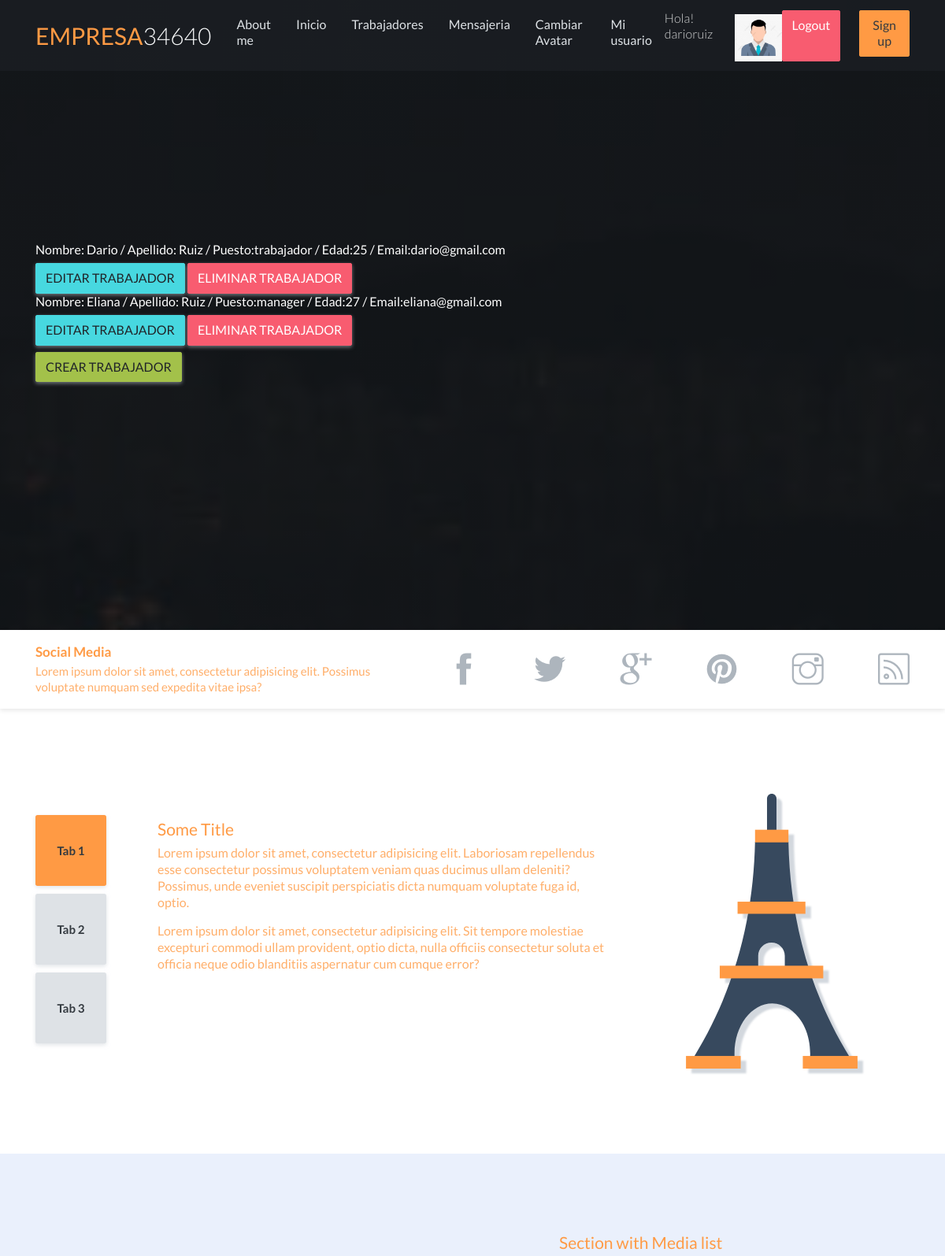
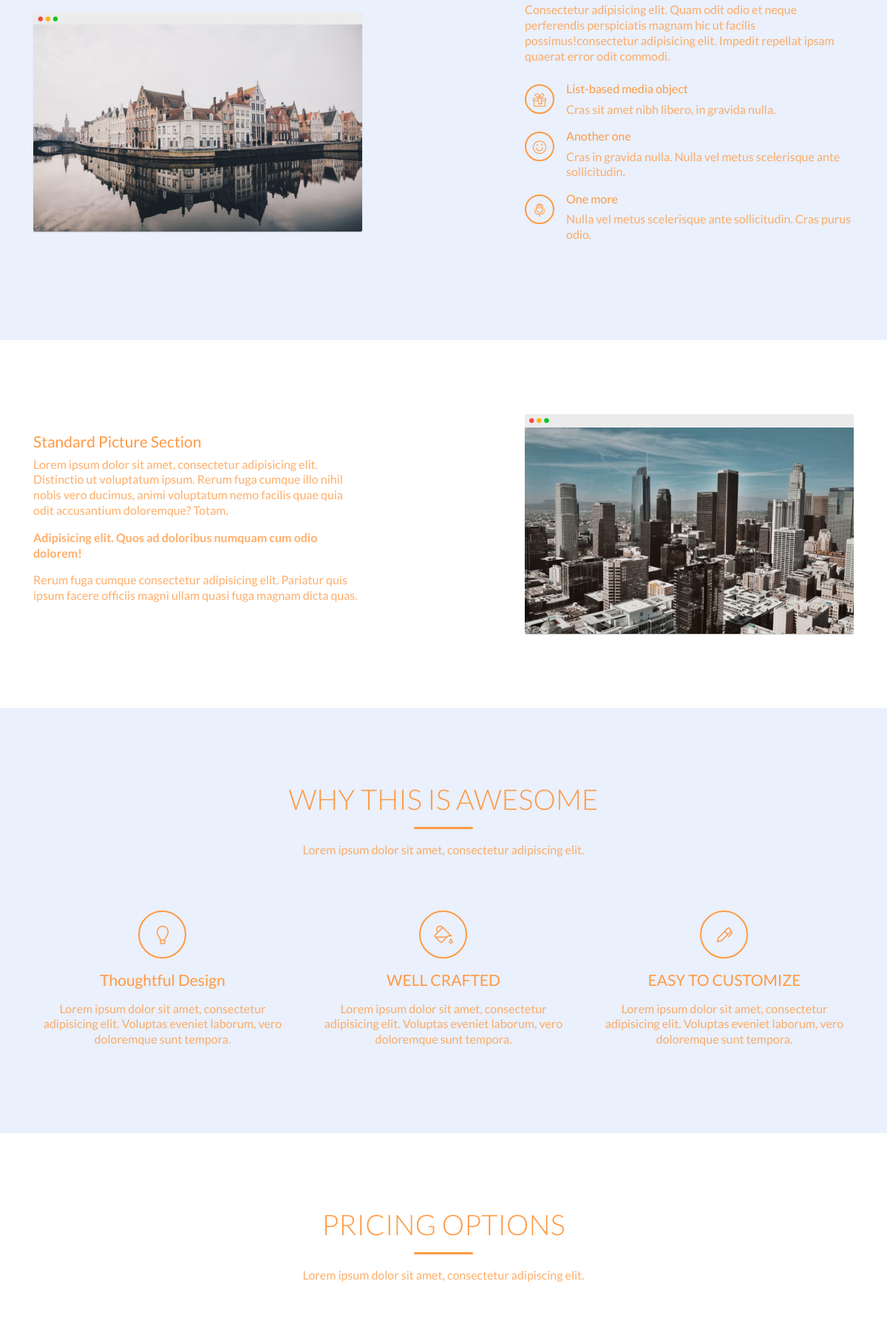
The app's page /ApkFinal1/VerTrabajadores (signed in, upper part) with its own data (2 pictures, top to bottom).
### ApkFinal1/models.py (models this page shows)
class Trabajador(models.Model):
    nombre = models.CharField(max_length=50)
    apellido = models.CharField(max_length=50)
    puesto = models.CharField(max_length=50)
    edad = models.IntegerField()
    email = models.EmailField()
    def __str__(self):
        return f"Nombre: {self.nombre} / Apellido: {self.apellido} / Puesto:{self.puesto} / Edad:{self.edad} / Email:{self.email}"

### ApkFinal1/views.py (the view)
# urls.py: path("VerTrabajadores", views.VistaTrabajadores, name = "Viewtrabajadores"),
@login_required
def VistaTrabajadores(request):
    trabajadores = Trabajador.objects.all()
    return render(request, "AppCoder/Viewtrabajadores.html",{"trabajadores": trabajadores, "imagen":ObtenerImagen(request)})

### ApkFinal1/views.py (called while the page is built)
def ObtenerImagen(request):
    lista = Avatar.objects.filter(user = request.user)
    if len(lista) !=0:
        imagen = lista[0].imagen.url
    else:
         imagen = "/media/avatares/avatarpredeterminado.png"
    return imagen

### ApkFinal1/Templates/AppCoder/Viewtrabajadores.html (shortened to what this page needs)
{% extends 'AppCoder/padre.html' %}
{% load  static %}
{% block contenido_que_cambia %}
{% for trabajo in trabajadores %}
<h6>{{trabajo}}</h6>
  {% if user.is_authenticated %}
  <a class="btn btn-info" href="{% url "Trabajadoredit" trabajo.id %}">EDITAR TRABAJADOR</a>
  <a class="btn btn-danger" href= "{% url "TrabajadorDelete" trabajo.id %}"> ELIMINAR TRABAJADOR</a>
  {% endif %}
{% endfor %}
{% if user.is_authenticated %}
<a class="btn btn-success" href= "{% url "Trabajador" %}"> CREAR TRABAJADOR</a>
{% endif %}
<h4 class="header-title"><strong class="text-primary">{{ mensaje2 }}</h4>
{% endblock  %}

### ApkFinal1/Templates/AppCoder/padre.html (shortened to what this page needs)
<!DOCTYPE html>
<html lang="en">
<head>
    {% load static %}
    <link rel="stylesheet" href="assets/vendors/themify-icons/css/themify-icons.css">
	<link href = "{% static "AppCoder/css/styles.css" %}"  rel="stylesheet"  >
</head>
<body data-spy="scroll" data-target=".navbar" data-offset="40" id="home">
    <nav id="scrollspy" class="navbar page-navbar navbar-dark navbar-expand-md fixed-top" data-spy="affix" data-offset-top="20">
        <div class="container">
            <a class="navbar-brand" href="{% url 'Inicio' %}"><strong class="text-primary">EMPRESA</strong><span class="text-light">34640</span></a>
            <div class="collapse navbar-collapse" id="navbarSupportedContent">
                <ul class="navbar-nav ml-auto">
                    <li class="nav-item">
                        <a class="nav-link" href= "{% url "AcercaDeMi" %}">About me</a>
                    </li>
                    <li class="nav-item">
                        <a class="nav-link" href= "{% url "Inicio" %}" >Inicio</a>
                    </li>
                    <li class="nav-item">
                        <a class="nav-link" href= "{% url "Viewtrabajadores" %}" >Trabajadores</a>
                    </li>
                    <li class="nav-item">
                        <a class="nav-link" href= "{% url "Mensajeria" %}" >Mensajeria</a>
                    </li>
                    <li class="nav-item">
                        {% if user.is_authenticated %}
                        <li class="nav-item">
                            <a class="nav-link" href= "{% url "Avataredit" %}" >Cambiar Avatar</a>
                        </li>
                        <li class="nav-item">
                            <a class="nav-link" href= "{% url "Usuarios" %}" >Mi usuario</a>
                        </li>
                            <p style = "color:white;"> Hola! {{ user.username }} </p>
                            <img src= "{{ imagen }}" class= "img"alt="">
                            <a class="btn btn-danger" href= "{% url "Logout" %}" > Logout</a>
                        {% else %}
                            <a class="btn btn-success" href= "{% url "Login" %}" >Login</a>
                            {% endif %}
                    </li>
                    <li class="nav-item">
                        <a class="nav-link btn btn-primary text-dark shadow-none ml-md-4" href="{% url 'Registro' %}">Sign up</a>
                    </li>
                </ul>
            </div>
        </div>
    </nav>
    <header class="header d-flex justify-content-center">
        <div class="container">
            <div class="row h-100 align-items-center">
                <div class="col-md-7">
                    <div class="header-content">
                        {% block contenido_que_cambia %}
                        {%endblock%}
                    </div>
                </div>
            </div>
        </div>
    </header>
    <div class="social-wrapper" id="features">
        <div class="container">
            <div class="social-txt">
                <h6 class="title">Social Media</h6>
                <p class="subtitle">Lorem ipsum dolor sit amet, consectetur adipisicing elit. Possimus voluptate numquam sed expedita vitae ipsa?</p>
            </div>
            <div class="social-links">
                <a href="javascript:void(0)" class="link"><i class="ti-facebook"></i></a>
                <a href="javascript:void(0)" class="link"><i class="ti-twitter-alt"></i></a>
                <a href="javascript:void(0)" class="link"><i class="ti-google"></i></a>
                <a href="javascript:void(0)" class="link"><i class="ti-pinterest-alt"></i></a>
                <a href="javascript:void(0)" class="link"><i class="ti-instagram"></i></a>
                <a href="javascript:void(0)" class="link"><i class="ti-rss"></i></a>
            </div>
        </div>
    </div>
    <section class="section">
        <div class="container">
            <div class="row justify-content-around">
                <div class="col-lg-8">
                    <div class="tabs-container">
                        <ul class="nav tab-nav" id="pills-tab">
                            <li class="item">
                                <a class="link active" id="pills-home-tab" data-toggle="pill" href="{% url 'Noencontrada' %}" aria-selected="true">Tab 1</a>
                            </li>
                            <li class="item">
                                <a class="link" id="pills-profile-tab" data-toggle="pill" href="{% url 'Noencontrada' %}"aria-selected="false">Tab 2</a>
                            </li>
                            <li class="item">
                                <a class="link" id="pills-contact-tab" data-toggle="pill" href="{% url 'Noencontrada' %}"aria-selected="false">Tab 3</a>
                            </li>
                        </ul>
                        <div class="tab-content">
                            <div class="tab-pane fade show active" id="pills-home">
                                <h4 class="title">Some Title</h4>
                                <p>Lorem ipsum dolor sit amet, consectetur adipisicing elit. Laboriosam repellendus esse consectetur possimus voluptatem veniam quas ducimus ullam deleniti? Possimus, unde eveniet suscipit perspiciatis dicta numquam voluptate fuga id, optio.</p>
                                <p>Lorem ipsum dolor sit amet, consectetur adipisicing elit. Sit tempore molestiae excepturi commodi ullam provident, optio dicta, nulla officiis consectetur soluta et officia neque odio blanditiis aspernatur cum cumque error?</p>
                            </div>
                        </div>
                    </div>
                </div>
                <div class="col-lg-4 d-none d-lg-block align-self-center">
                    <img src="assets/imgs/eiffel-tower.svg" alt="" class="w-100 tower">
                </div>
            </div>
        </div>
    </section>
    <section class="section">
        <div class="container">
            <div class="row justify-content-between">
                <div class="col-md-5 align-self-center mb-4 mb-md-0">
                    <img src="assets/imgs/img.jpg" alt="" class="shadow w-100">
                </div>
                <div class="col-md-6 col-lg-5">
                    <h6 class="title">Section with Media list</h6>
                    <p>Consectetur adipisicing elit. Quam odit odio et neque perferendis perspiciatis magnam hic ut facilis possimus!consectetur adipisicing elit. Impedit repellat ipsam quaerat error odit commodi.</p>
                    <ul class="list-unstyled mt-4">
                        <li class="media">
                            <div class="circle-40 mr-3 mt-1"><i class="ti-gift"></i></div>
                            <div class="media-body">
                                <h6 class="mb-2">List-based media object</h6>
                                <p>Cras sit amet nibh libero, in gravida nulla.</p>
                            </div>
                        </li>
                        <li class="media">
                            <div class="circle-40 mr-3 mt-1"><i class="ti-face-smile"></i></div>
                            <div class="media-body">
                                <h6 class="mb-2">Another one</h6>
                                <p>Cras in gravida nulla. Nulla vel metus scelerisque ante sollicitudin.</p>
                            </div>
                        </li>
                        <li class="media">
                            <div class="circle-40 mr-3 mt-1"><i class="ti-microphone"></i></div>
                            <div class="media-body">
                                <h6 class="mb-2">One more</h6>
                                <p>Nulla vel metus scelerisque ante sollicitudin. Cras purus odio.</p>
                            </div>
                        </li>
                    </ul>
                </div>
            </div>
        </div>
    </section>
    <section class="section">
        <div class="container">
            <div class="row justify-content-between">
                <div class="col-md-6 col-lg-5 align-self-center">
                    <h6 class="title">Standard Picture Section</h6>
                    <p>Lorem ipsum dolor sit amet, consectetur adipisicing elit. Distinctio ut voluptatum ipsum. Rerum fuga cumque illo nihil nobis vero ducimus, animi voluptatum nemo facilis quae quia odit accusantium doloremque? Totam.</p>
                    <p><strong>Adipisicing elit. Quos ad doloribus numquam cum odio dolorem!</strong></p>
                    <p>Rerum fuga cumque consectetur adipisicing elit. Pariatur quis ipsum facere officiis magni ullam quasi fuga magnam dicta quas.</p>
                </div>
                <div class="col-md-5 mt-4 mt-md-0">
                    <img src="assets/imgs/img1.jpg" alt="" class="shadow w-100">
                </div>
            </div>
        </div>
    </section>
    <section class="section" id="about">
        <div class="container text-center">
            <h6 class="display-4 has-line">WHY THIS IS AWESOME</h6>
            <p class="mb-5 pb-4">Lorem ipsum dolor sit amet, consectetur adipiscing elit.</p>
            <div class="row">
                <div class="col-lg-4">
                    <div class="circle-100 mb-3"><i class="ti-light-bulb"></i></div>
                    <h6 class="title mb-3">Thoughtful Design</h6>
                    <p>Lorem ipsum dolor sit amet, consectetur adipisicing elit. Voluptas eveniet laborum, vero doloremque sunt tempora.</p>
                </div>
                <div class="col-lg-4">
                    <div class="circle-100 mb-3"><i class="ti-paint-bucket"></i></div>
                    <h6 class="title mb-3">WELL CRAFTED</h6>
                    <p>Lorem ipsum dolor sit amet, consectetur adipisicing elit. Voluptas eveniet laborum, vero doloremque sunt tempora.</p>
                </div>
                <div class="col-lg-4">
                    <div class="circle-100 mb-3"><i class="ti-marker-alt"></i></div>
                    <h6 class="title mb-3">EASY TO CUSTOMIZE</h6>
                    <p>Lorem ipsum dolor sit amet, consectetur adipisicing elit. Voluptas eveniet laborum, vero doloremque sunt tempora.</p>
                </div>
            </div>
        </div>
    </section>
    <section class="section" id="pricing">
        <div class="container text-center">
            <h6 class="display-4 has-line">PRICING OPTIONS</h6>
            <p class="mb-5 pb-4">Lorem ipsum dolor sit amet, consectetur adipiscing elit.</p>
        </div>
    </section>
</body>
</html>

### ApkFinal1/Templates/AppCoder/padre.html (style rules this page uses)
.img { margin-top: 5px; margin-left: 20px; width: px; height: 60px; }

### records on screen
Trabajador: nombre+apellido+puesto "Nombre: Dario / Apellido: Ruiz / Puesto:trabajador / Edad:25 / Email:dario@gmail.com"
Trabajador: nombre+apellido+puesto "Nombre: Eliana / Apellido: Ruiz / Puesto:manager / Edad:27 / Email:eliana@gmail.com"

### other values on screen
{{ user.username }} "darioruiz"
